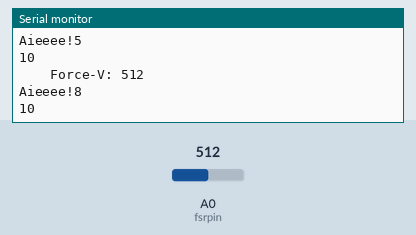
Bench run of a program on a simulated Arduino Uno, built with avr-gcc and run on an emulated ATmega328P. On the bench: the last lines printed to the serial monitor. The inputs (shaded band) are chosen by the test bench; at power-on: A0 (fsrpin) = 512. Random numbers use the default seed unless the program sets one; the audio player accepts every command and is not drawn.

Above: at 1.7 s.
1.8 s: A0 (fsrpin) set to 7
At 3.1 s:
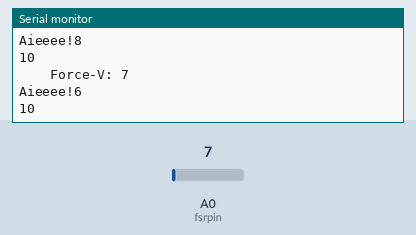
3.3 s: A0 (fsrpin) set to 4
At 4.1 s:
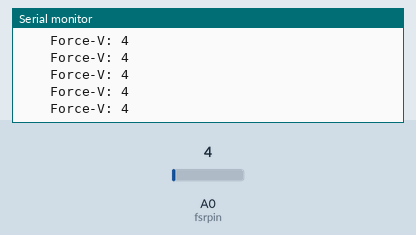
Timing chart, 0 to 6.3 s (numbered marks = the images above; inputs shaded):
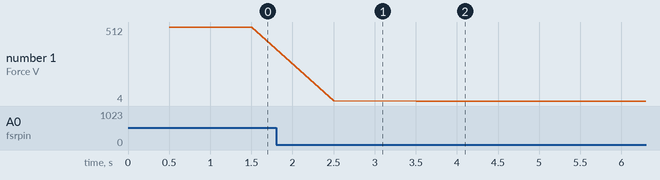

The program:

main.cpp
```cpp
#include <Arduino.h>
#include <SoftwareSerial.h>
#include "DFRobotDFPlayerMini.h"
#define fsrpin A0

SoftwareSerial mySoftwareSerial(10, 11); // RX, TX
DFRobotDFPlayerMini myDFPlayer;

int fsrForce;
long number;

void setup() {
  mySoftwareSerial.begin(9600);
  Serial.begin(115200);

  Serial.println();
  Serial.println(F("DFRobot DFPlayer Mini Demo"));
  Serial.println(F("Initializing DFPlayer ... (May take 3~5 seconds)"));

  if (!myDFPlayer.begin(mySoftwareSerial)) {  //Use softwareSerial to communicate with mp3.
    Serial.println(F("Unable to begin:"));
    Serial.println(F("1.Please recheck the connection!"));
    Serial.println(F("2.Please insert the SD card or USB drive!"));
    while(true){
      delay(0); // Code to compatible with ESP8266 watch dog.
    }
  }
  Serial.println(F("DFPlayer Mini online."));

}

void loop() {
  fsrForce = analogRead(fsrpin);
  Serial.print(F("    Force-V: ")); Serial.print(fsrForce); Serial.println(F(""));
  int value;

  if (fsrForce > 5){
    Serial.print("Aieeee!");
    //choose a random number
    int max = myDFPlayer.readFileCounts();
    number = random(1,max);
    Serial.println(number);
    //run the playlist with the same number
    value = myDFPlayer.readFileCountsInFolder(number); //read file counts in folder SD:/0number
    Serial.println(value);
    //wait a second
    delay(1000);

  }
  if (myDFPlayer.available()) {
    printDetail(myDFPlayer.readType(), myDFPlayer.read()); //Print the detail message from DFPlayer to handle different errors and states.
  }
}

void printDetail(uint8_t type, int value){
  switch (type) {
    case TimeOut:
      Serial.println(F("Time Out!"));
      break;
    case WrongStack:
      Serial.println(F("Stack Wrong!"));
      break;
    case DFPlayerCardInserted:
      Serial.println(F("Card Inserted!"));
      break;
    case DFPlayerCardRemoved:
      Serial.println(F("Card Removed!"));
      break;
    case DFPlayerCardOnline:
      Serial.println(F("Card Online!"));
      break;
    case DFPlayerUSBInserted:
      Serial.println("USB Inserted!");
      break;
    case DFPlayerUSBRemoved:
      Serial.println("USB Removed!");
      break;
    case DFPlayerPlayFinished:
      Serial.print(F("Number:"));
      Serial.print(value);
      Serial.println(F(" Play Finished!"));
      break;
    case DFPlayerError:
      Serial.print(F("DFPlayerError:"));
      switch (value) {
        case Busy:
          Serial.println(F("Card not found"));
          break;
        case Sleeping:
          Serial.println(F("Sleeping"));
          break;
        case SerialWrongStack:
          Serial.println(F("Get Wrong Stack"));
          break;
        case CheckSumNotMatch:
          Serial.println(F("Check Sum Not Match"));
          break;
        case FileIndexOut:
          Serial.println(F("File Index Out of Bound"));
          break;
        case FileMismatch:
          Serial.println(F("Cannot Find File"));
          break;
        case Advertise:
          Serial.println(F("In Advertise"));
          break;
        default:
          break;
      }
      break;
    default:
      break;
  }

}
```

Measured:
- the behaviour switches between 6 and 5 on A0 (fsrpin) (found by bisection; images 1 and 2)
- after the input at 1.8 s, the serial monitor: prints a new line after 0.70 s (image 1)
- after the input at 3.3 s, the serial monitor: prints a new line after 0.20 s (image 2)
- plotted number 1: 512 → 7 after the input at 1.8 s, 7 → 4 after the input at 3.3 s
